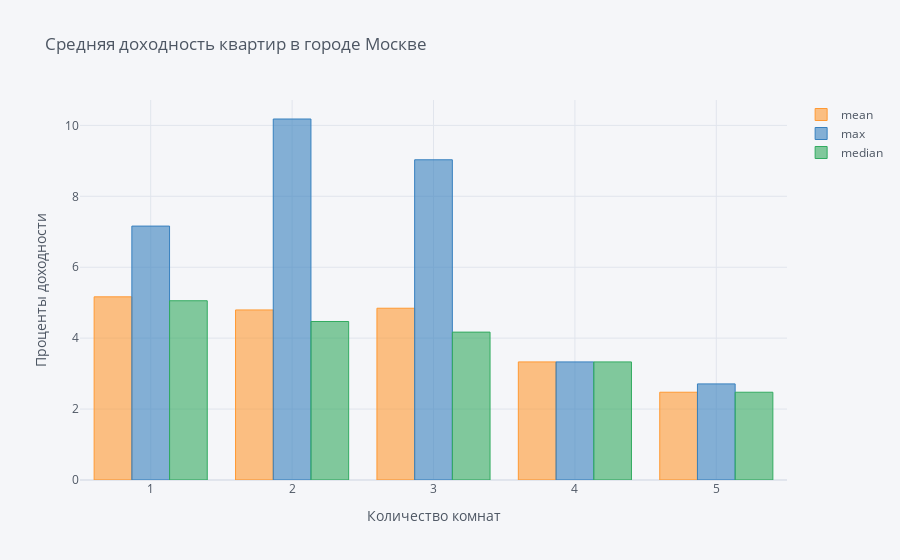

The cell this chart's notebook holds for it:
### Code cell
kv.groupby('F4')['RENTAL_RATE'].agg(['mean', 'max', "median"]).iplot(kind = 'bar', 
                                                                         title="Средняя доходность квартир в городе Москве", 
                                                                         xaxis_title="Количество комнат",
                                                                         yaxis_title="Проценты доходности")

### Figure 1 — Plotly figure (JSON) as saved in the notebook; plotly's stock layout.template omitted (floating-point values rounded to 4 significant figures)
{"data": [{"marker": {"color": "rgba(255, 153, 51, 0.6)", "line": {"color": "rgba(255, 153, 51, 1.0)", "width": 1}}, "name": "mean", "orientation": "v", "text": "", "type": "bar", "x": [1, 2, 3, 4, 5], "y": [5.165, 4.795, 4.844, 3.33, 2.475]}, {"marker": {"color": "rgba(55, 128, 191, 0.6)", "line": {"color": "rgba(55, 128, 191, 1.0)", "width": 1}}, "name": "max", "orientation": "v", "text": "", "type": "bar", "x": [1, 2, 3, 4, 5], "y": [7.16, 10.18, 9.03, 3.33, 2.71]}, {"marker": {"color": "rgba(50, 171, 96, 0.6)", "line": {"color": "rgba(50, 171, 96, 1.0)", "width": 1}}, "name": "median", "orientation": "v", "text": "", "type": "bar", "x": [1, 2, 3, 4, 5], "y": [5.055, 4.47, 4.17, 3.33, 2.475]}], "layout": {"legend": {"bgcolor": "#F5F6F9", "font": {"color": "#4D5663"}}, "paper_bgcolor": "#F5F6F9", "plot_bgcolor": "#F5F6F9", "title": {"font": {"color": "#4D5663"}, "text": "Средняя доходность квартир в городе Москве"}, "xaxis": {"gridcolor": "#E1E5ED", "showgrid": true, "tickfont": {"color": "#4D5663"}, "title": {"font": {"color": "#4D5663"}, "text": "Количество комнат"}, "zerolinecolor": "#E1E5ED"}, "yaxis": {"gridcolor": "#E1E5ED", "showgrid": true, "tickfont": {"color": "#4D5663"}, "title": {"font": {"color": "#4D5663"}, "text": "Проценты доходности"}, "zerolinecolor": "#E1E5ED"}}}
